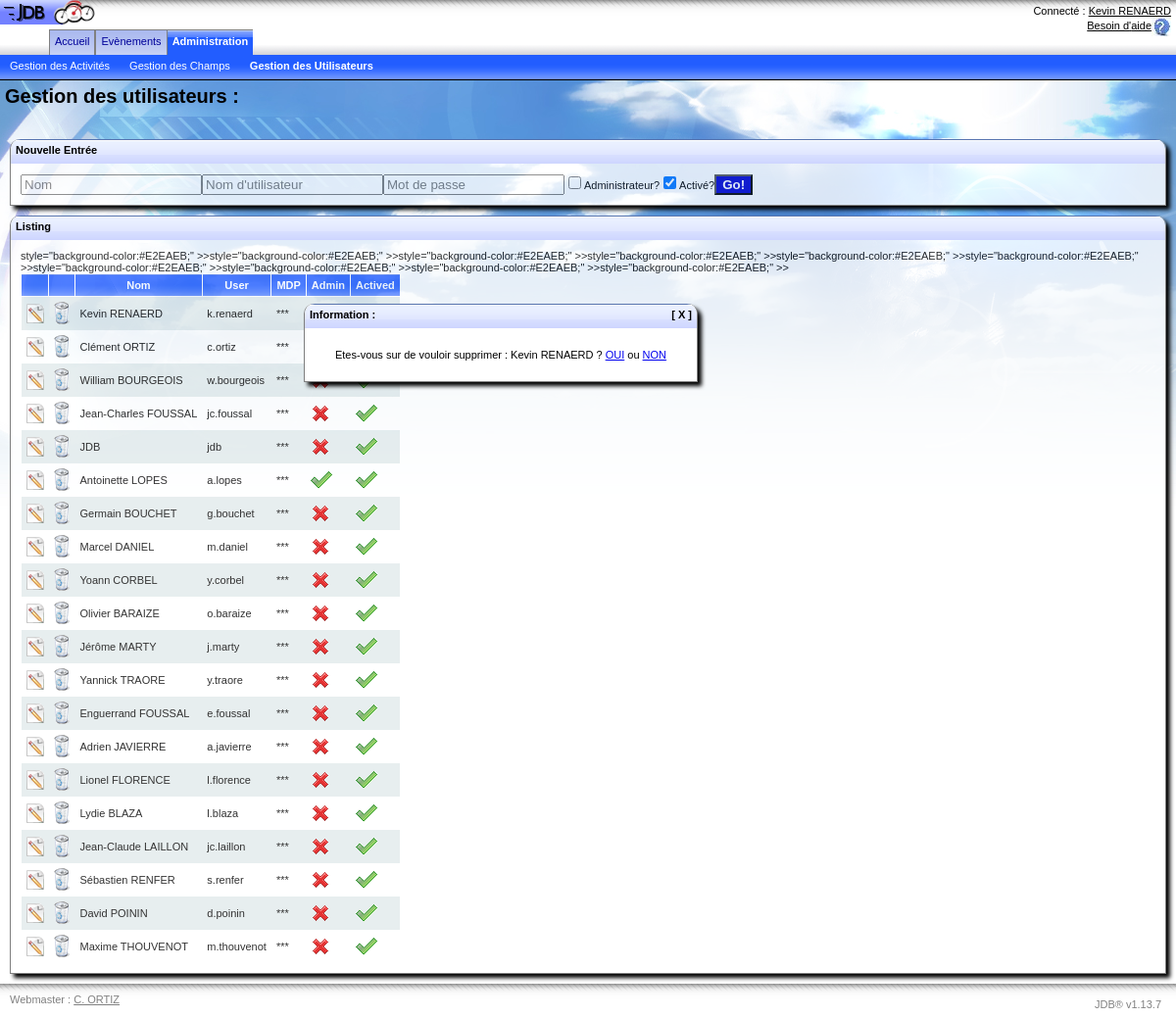
The page /admin/manager_user.php?conf_suppr=6&name=Kevin RENAERD (signed in) on the database its author committed.
### tables this page shows
CREATE TABLE `jdb_logins` (
  `id` int(11) NOT NULL auto_increment,
  `user` varchar(255) NOT NULL,
  `name` varchar(255) NOT NULL,
  `pwd` varchar(255) NOT NULL,
  `admin` tinyint(1) NOT NULL,
  `actived` tinyint(1) NOT NULL,
  PRIMARY KEY  (`id`)
);

### admin/manager_user.php (the view, shortened to what this page needs)
<?php session_start();
	require_once( "../".$_SESSION['folder_engine']."functions.php" );
?>
<!DOCTYPE html PUBLIC "-//W3C//DTD XHTML 1.0 Transitional//EN" "http://www.w3.org/TR/xhtml1/DTD/xhtml1-transitional.dtd">
<html xmlns="http://www.w3.org/1999/xhtml">
<head>
	<link rel="stylesheet" media="screen" type="text/css" title="Design" href="../design.css" />
</head>
<body>
<?php
	echo '<div class="corps_background">';
	echo '<div class="titre_general">
	<div class="titre">
		Gestion des utilisateurs :
	</div class="titre">
	</div class="titre_general">';
	echo '<div class="menu_options_general">';
	echo '<div class="menu_options_titre">';
	if( isset( $_GET['modif'] ) ){
		if( $_GET['modif'] == '')
			echo "Nouvelle Entrée";
		else
			echo "Modification d'une Entrée";
	}else
		echo "Nouvelle Entrée";
	echo '</div>';
	echo '<div class="menu_options_corps">';
	echo '<form method="post" id="form_filtre" name="form_filtre" action="manager_user.php">';
		echo '<input type="text" name="name" value="';
		if( isset( $_GET['modif'] ) )
			echo $data['name'];
		echo '" placeholder="Nom" title="Nom tel qu\'il apparaitra dans le JDB"/>';
		echo '<input type="text" name="user" value="';
		if( isset( $_GET['modif'] ) )
			echo $data['user'];
		echo '" placeholder="Nom d\'utilisateur" title="Identifiant qui permettra d\'ouvrir l\'application"/>';
		echo '<input type="password" name="pwd" value="';
		if( isset( $_GET['modif'] ) )
			echo $data['pwd'];
		echo '" placeholder="Mot de passe"/>';
		echo '<span title="L\'utilisateur est-il administrateur?"><input type="checkbox" name="admin" ';
		if( isset( $_GET['modif'] ) )
			if( $data['admin'] == '1' )
				echo 'checked';
		echo ' />Administrateur?</span>';
		echo '<span title="Le compte est-il activé?"><input type="checkbox" name="actived" ';
		if( isset( $_GET['modif'] ) ){
			if( $data['actived'] == '1' )
				echo 'checked';
		}else
			echo 'checked';
		echo ' />Activé?</span>';
		echo '<input type="submit" name="go" value="Go!" class="create"/><br/>';
	echo '</form>';
	echo '</div>';
	echo '</div>';
	echo '<div class="corps_general">';
	echo '<div class="corps_titre">';
		echo "Listing";
	echo '</div>';
	echo '<div class="corps_corps">';
	echo '<table>';
	echo '<tr>';
		echo '<th > </th>';
		echo '<th > </th>';
		echo '<th> Nom </th>';
		echo '<th> User </th>';
		echo '<th> MDP </th>';
		echo '<th> Admin </th>';
		echo '<th> Actived </th>';
	echo '</tr>';
	$reqLine = "SELECT * FROM jdb_logins";
	$req = mysql_query( $reqLine );
	$count_line = 0;
	while( $data = mysql_fetch_array( $req )){
		$is_pair = is_pair( $count_line++ );
		echo '<tr>';
			echo '<td '; if( $is_pair ) echo 'style="background-color:#E2EAEB;"'; echo ' ><a href="manager_user.php?modif='.$data['id'].'" title="Editer"><img src="../'.$_SESSION['folder_images'].'edit.gif" /></a></td>';
			echo '<td '; if( $is_pair ) echo 'style="background-color:#E2EAEB;"'; echo ' ><a href="manager_user.php?conf_suppr='.$data['id'].'&name='.$data['name'].'" title="Supprimer"><img src="../'.$_SESSION['folder_images'].'delete.gif" /></a></td>';
			echo '<td '; if( $is_pair ) echo 'style="background-color:#E2EAEB;"'; echo ' >'.$data['name'].'</td>';
			echo '<td '; if( $is_pair ) echo 'style="background-color:#E2EAEB;"'; echo ' >'.$data['user'].'</td>';
			echo '<td '; if( $is_pair ) echo 'style="background-color:#E2EAEB;"'; echo ' >***</td>';
			echo '<td '; if( $is_pair ) echo 'style="background-color:#E2EAEB;"'; echo ' >';if( $data['admin'] == '1' ) echo '<img src="../'.$_SESSION['folder_images'].'true.gif">'; else echo '<img src="../'.$_SESSION['folder_images'].'false.gif">'; echo '</td>';
			echo '<td '; if( $is_pair ) echo 'style="background-color:#E2EAEB;"'; echo ' >';if( $data['actived'] == '1' ) echo '<img src="../'.$_SESSION['folder_images'].'true.gif">'; else echo '<img src="../'.$_SESSION['folder_images'].'false.gif">'; echo '</td>';
		echo '</tr>';
	}
	echo '</table>';
	echo '</div >';
	echo '</div >';
	if( $_SESSION['message'] != '' ){
		echo '<div class="message" id="message">';
		echo '<div class="message_titre">';
		echo '<a href="#" onclick="montre_div(\'message\');" style="float:right; padding-right:5px">[ X ]</a>';
		echo 'Information : <br />';
		echo '</div>';
		echo '<div class="message_corps">';
		echo '<p>'.$_SESSION['message'].'</p>';
		echo '</div></div>';
	}
	echo '</div class="corps_background">';
?>
</body>
</html>

### design.css (style rules this page uses)
body { color: #000000; font-family: Arial,Helvetica,sans-serif; font-size: 11px; background: url("files/images/hdrNameBg.gif"); background-repeat : repeat-x; margin : 0px; }
table { border-collapse: collapse; }
td { border: none; padding : 5px; }
th { background: url("files/images/level2TabBg.gif"); color : #FFFFFF; border: 1px solid white; padding : 5px; }
a img { border: none; }
.create { background-color: #0000CD; color: #FFFFFF; font-weight: bold; }
.corps_background { background-attachment: fixed; background-image: url("files/images/background.jpg"); background-position: center top; background-repeat: no-repeat; min-height : 530px; }
.titre_general { height : 50px; font-size: 20px; font-weight: bolder; }
.titre { margin-top : 5px; margin-left : 5px; float : left; }
.menu_options_general { margin : 10px; border : 1px solid grey; border-top : none; border-radius: 10px 10px 0px 0px; box-shadow: 4px 4px 4px black; }
.menu_options_titre { height : 20px; padding-top : 5px; padding-left : 5px; background: url("files/images/mailSubHeaderBg2.gif"); background-repeat : repeat-x; font-weight: bolder; border-radius: 10px 10px 0px 0px; }
.menu_options_corps { padding : 10px; background-color : #FFFFFF; opacity:0.8; }
.corps_general { margin : 10px; border : 1px solid grey; border-top : none; border-radius: 10px 10px 0px 0px; box-shadow: 4px 4px 4px black; }
.corps_titre { height : 20px; padding-top : 5px; padding-left : 5px; background: url("files/images/mailSubHeaderBg2.gif"); background-repeat : repeat-x; font-weight: bolder; border-radius: 10px 10px 0px 0px; }
.corps_corps { padding : 10px; background-color : #FFFFFF; opacity:0.8; -ms-filter: "alpha(opacity=80)"; filter : alpha(opacity=80); }
.message { position: absolute; left : 300px; top : 300px; width : 400px; margin : 10px; border : 1px solid grey; border-top : none; border-radius: 10px 10px 0px 0px; box-shadow: 4px 4px 4px black; background-color : #FFFFFF; }
.message_titre { height : 20px; padding-top : 5px; padding-left : 5px; background: url("files/images/mailSubHeaderBg2.gif"); background-repeat : repeat-x; font-weight: bolder; border-radius: 10px 10px 0px 0px; }
.message_corps { text-align: center; padding : 10px; }
.message_titre a { color: #000000; text-decoration: none; }

### rows shown on the page
jdb_logins: name "Kevin RENAERD", user "k.renaerd"
jdb_logins: name "Clément ORTIZ", user "c.ortiz"
jdb_logins: name "William BOURGEOIS", user "w.bourgeois"
jdb_logins: name "Jean-Charles FOUSSAL", user "jc.foussal", admin 0 (drawn), actived 1 (drawn)
jdb_logins: name "JDB", user "jdb", admin 0 (drawn), actived 1 (drawn)
jdb_logins: name "Antoinette LOPES", user "a.lopes", admin 1 (drawn), actived 1 (drawn)
jdb_logins: name "Germain BOUCHET", user "g.bouchet", admin 0 (drawn), actived 1 (drawn)
jdb_logins: name "Marcel DANIEL", user "m.daniel", admin 0 (drawn), actived 1 (drawn)
jdb_logins: name "Yoann CORBEL", user "y.corbel", admin 0 (drawn), actived 1 (drawn)
jdb_logins: name "Olivier BARAIZE", user "o.baraize", admin 0 (drawn), actived 1 (drawn)
jdb_logins: name "Jérôme MARTY", user "j.marty", admin 0 (drawn), actived 1 (drawn)
jdb_logins: name "Yannick TRAORE", user "y.traore", admin 0 (drawn), actived 1 (drawn)
jdb_logins: name "Enguerrand FOUSSAL", user "e.foussal", admin 0 (drawn), actived 1 (drawn)
jdb_logins: name "Adrien JAVIERRE", user "a.javierre", admin 0 (drawn), actived 1 (drawn)
jdb_logins: name "Lionel FLORENCE", user "l.florence", admin 0 (drawn), actived 1 (drawn)
jdb_logins: name "Lydie BLAZA", user "l.blaza", admin 0 (drawn), actived 1 (drawn)
jdb_logins: name "Jean-Claude LAILLON", user "jc.laillon", admin 0 (drawn), actived 1 (drawn)
jdb_logins: name "Sébastien RENFER", user "s.renfer", admin 0 (drawn), actived 1 (drawn)
jdb_logins: name "David POININ", user "d.poinin", admin 0 (drawn), actived 1 (drawn)
jdb_logins: name "Maxime THOUVENOT", user "m.thouvenot", admin 0 (drawn), actived 1 (drawn)

### other values the page prints
$_SESSION['name'] "Kevin RENAERD"
$_SESSION['message'] "Etes-vous sur de vouloir supprimer : Kevin RENAERD ? OUI ou NON"
